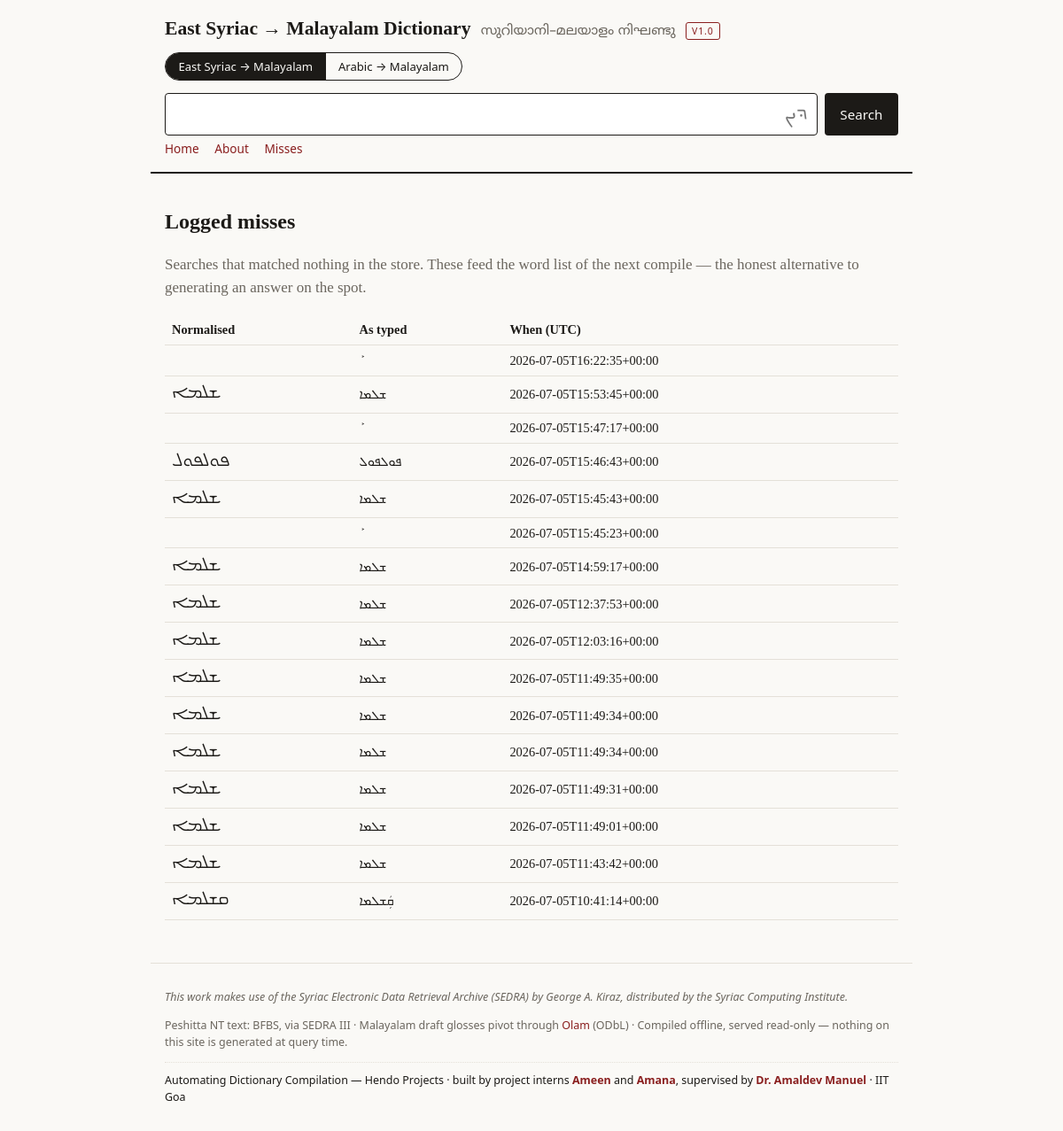
The page /syriac/misses on the database its author committed.
### tables this page shows
CREATE TABLE meta (key TEXT PRIMARY KEY, value TEXT NOT NULL);

CREATE TABLE misses (
    id     INTEGER PRIMARY KEY AUTOINCREMENT,
    q      TEXT NOT NULL,
    q_norm TEXT NOT NULL,
    ts     TEXT NOT NULL
);

### app.py (the view)
    @bp.get("/misses")
    def misses():
        rows = db().execute(
            "SELECT q, q_norm, ts FROM misses ORDER BY id DESC LIMIT 100").fetchall()
        return render_template("misses.html", rows=rows, meta=_meta(db()), cfg=cfg)

### app.py (called while the page is built)
@app.context_processor
def _inject_version() -> dict:
    return {"version": VERSION}

def _dbs() -> dict:
    if "_dbs" not in g:
        g._dbs = {}
    return g._dbs

def db_for(cfg: DictConfig) -> sqlite3.Connection:
    dbs = _dbs()
    if cfg.slug not in dbs:
        if not cfg.db_path.exists():
            raise StoreNotBuilt(cfg.slug)
        con = sqlite3.connect(cfg.db_path)
        con.row_factory = sqlite3.Row
        dbs[cfg.slug] = con
    return dbs[cfg.slug]

@app.teardown_appcontext
def _close_dbs(_exc) -> None:
    dbs = g.pop("_dbs", None)
    if dbs:
        for con in dbs.values():
            con.close()

def _meta(con: sqlite3.Connection) -> dict:
    return dict(con.execute("SELECT key, value FROM meta"))

### dict_registry.py (called while the page is built)
    @property
    def db_path(self) -> Path:
        return ROOT / "data" / self.db_filename

### templates/misses.html (shortened to what this page needs)
{% extends "base.html" %}
{% block content %}
<h1 class="page-h">Logged misses</h1>
<p class="muted">Searches that matched nothing in the store. These feed the
word list of the next compile — the honest alternative to generating an
answer on the spot.</p>
{% if rows %}
<table class="miss-table">
<tr><th>Normalised</th><th>As typed</th><th>When (UTC)</th></tr>
{% for r in rows %}
<tr><td class="{{ cfg.font_class }}">{{ r.q_norm }}</td><td>{{ r.q }}</td><td>{{ r.ts }}</td></tr>
{% endfor %}
</table>
{% else %}
<p>None yet.</p>
{% endif %}
{% endblock %}

### templates/base.html (shortened to what this page needs)
<!doctype html>
<html lang="en">
<head>
<link rel="stylesheet" href="{{ url_for('static', filename='style.css') }}">
</head>
<body>
<header class="site">
  <div class="brand">
    <a class="site-title" href="{{ url_for('.index') }}">{{ meta.get('dict_label','') }} Dictionary</a>
    {% if cfg.slug == 'syriac' %}<span class="site-ml ml">സുറിയാനി–മലയാളം നിഘണ്ടു</span>{% endif %}
    <span class="proto">v{{ version }}</span>
  </div>
  <nav class="dict-toggle" aria-label="Switch dictionary">
    <a href="{{ url_for('syriac.index') }}"
       class="{{ 'active' if cfg.slug == 'syriac' else '' }}">East Syriac → Malayalam</a>
    <a href="{{ url_for('arabic.index') }}"
       class="{{ 'active' if cfg.slug == 'arabic' else '' }}">Arabic → Malayalam</a>
  </nav>
  <form class="search" action="{{ url_for('.search') }}" method="get" autocomplete="off">
    <div class="q-wrap">
      <input id="q" name="q" class="{{ cfg.font_class }} q-input"
             dir="rtl" lang="{{ 'syr' if cfg.slug == 'syriac' else 'ar' }}"
             placeholder="{{ 'ܕܝܢ' if cfg.slug == 'syriac' else 'Search…' }}"
             autocomplete="off" spellcheck="false"
             value="{{ request.args.get('q','') }}">
    </div>
    <button type="submit">Search</button>
  </form>
  <nav class="nav">
    <a href="{{ url_for('.index') }}">Home</a><a href="{{ url_for('.about') }}">About</a><a href="{{ url_for('.misses') }}">Misses</a>
  </nav>
</header>
<main>
{% block content %}{% endblock %}
</main>
<footer>
  {% if cfg.slug == 'syriac' %}
  <p class="ack">This work makes use of the Syriac Electronic Data Retrieval
  Archive (SEDRA) by George A. Kiraz, distributed by the Syriac Computing
  Institute.</p>
  <p>Peshitta NT text: BFBS, via SEDRA III · Malayalam draft glosses pivot
  through <a href="https://olam.in">Olam</a> (ODbL) · Compiled offline,
  served read-only — nothing on this site is generated at query time.</p>
  {% endif %}
  <p class="credit">Automating Dictionary Compilation — Hendo Projects ·
  built by project interns <strong><a href="https://www.linkedin.com/in/ameenthelinguist/"
  target="_blank" rel="noopener">Ameen</a></strong> and
  <strong><a href="https://www.linkedin.com/in/amana-parveen-k/"
  target="_blank" rel="noopener">Amana</a></strong>,
  supervised by <strong>Dr. Amaldev Manuel</strong> · IIT Goa</p>
</footer>
</body>
</html>

### static/style.css (style rules this page uses)
:root { --paper: #faf9f6; --ink: #1c1a17; --rubric: #8a1f1f; --line: #e4e0d8; --muted: #6b665e; --mark: #f3e2c4; --syr-stack: "East Syriac Adiabene", "Noto Sans Syriac Eastern", "Noto Sans Syriac", "Estrangelo Edessa", serif; --ar-stack: "Amiri", "Noto Naskh Arabic", "Noto Sans Arabic", serif; --ml-stack: "Noto Sans Malayalam", "Manjari", sans-serif; --ui: system-ui, -apple-system, "Segoe UI", sans-serif; }
* { box-sizing: border-box; }
body { margin: 0; background: var(--paper); color: var(--ink); font-family: Georgia, "Times New Roman", serif; line-height: 1.55; font-size: 17px; }
main { max-width: 860px; margin: 0 auto; padding: 1.2rem 1rem 3rem; }
a { color: var(--rubric); text-decoration: none; }
.syr { font-family: var(--syr-stack); direction: rtl; unicode-bidi: isolate; }
.ml { font-family: var(--ml-stack); }
.muted { color: var(--muted); }
header.site { border-bottom: 2px solid var(--ink); padding: 1rem; max-width: 860px; margin: 0 auto; }
.brand { display: flex; align-items: baseline; gap: .7rem; flex-wrap: wrap; }
.site-title { font-size: 1.35rem; font-weight: 700; color: var(--ink); }
.site-ml { color: var(--muted); font-size: .95rem; }
.proto { font-family: var(--ui); font-size: .66rem; letter-spacing: .08em; text-transform: uppercase; border: 1px solid var(--rubric); color: var(--rubric); padding: .05rem .4rem; border-radius: 3px; }
.dict-toggle { display: inline-flex; font-family: var(--ui); font-size: .82rem; border: 1px solid var(--ink); border-radius: 999px; overflow: hidden; margin: .6rem 0 0; }
.dict-toggle a { padding: .3rem .9rem; color: var(--ink); text-decoration: none; }
.dict-toggle a.active { background: var(--ink); color: var(--paper); }
.search { display: flex; gap: .5rem; margin: .9rem 0 .3rem; }
.q-wrap { position: relative; flex: 1; min-width: 0; }
.q-input { width: 100%; font-size: 1.5rem; padding: .35rem .6rem; border: 1.5px solid var(--ink); border-radius: 4px; background: #fff; }
.search button { font-family: var(--ui); font-size: .95rem; padding: 0 1.1rem; background: var(--ink); color: var(--paper); border: 0; border-radius: 4px; cursor: pointer; }
.nav { display: flex; gap: 1.1rem; font-family: var(--ui); font-size: .85rem; }
.page-h { font-size: 1.5rem; }
.miss-table { border-collapse: collapse; width: 100%; font-size: .9rem; }
.miss-table th, .miss-table td { border-bottom: 1px solid var(--line); padding: .35rem .5rem; text-align: left; }
.miss-table .syr { font-size: 1.2rem; }
footer { max-width: 860px; margin: 0 auto; padding: 1rem; border-top: 1px solid var(--line); font-family: var(--ui); font-size: .78rem; color: var(--muted); }
footer .ack { font-style: italic; }
footer .credit { margin-top: .6rem; padding-top: .6rem; border-top: 1px dotted var(--line); color: var(--ink); }
footer .credit strong { color: var(--rubric); }

### rows shown on the page
meta: get "East Syriac → Malayalam"
misses: ts "2026-07-05T16:22:35+00:00"
misses: q_norm "ܫܠܡܐ", q "ܫܠܡܐ", ts "2026-07-05T15:53:45+00:00"
misses: ts "2026-07-05T15:47:17+00:00"
misses: q_norm "ܦܘܠܦܘܠ", q "ܦܘܠܦܘܠ", ts "2026-07-05T15:46:43+00:00"
misses: q_norm "ܫܠܡܐ", q "ܫܠܡܐ", ts "2026-07-05T15:45:43+00:00"
misses: ts "2026-07-05T15:45:23+00:00"
misses: q_norm "ܫܠܡܐ", q "ܫܠܡܐ", ts "2026-07-05T14:59:17+00:00"
misses: q_norm "ܫܠܡܐ", q "ܫܠܡܐ", ts "2026-07-05T12:37:53+00:00"
misses: q_norm "ܫܠܡܐ", q "ܫܠܡܐ", ts "2026-07-05T12:03:16+00:00"
misses: q_norm "ܫܠܡܐ", q "ܫܠܡܐ", ts "2026-07-05T11:49:35+00:00"
misses: q_norm "ܫܠܡܐ", q "ܫܠܡܐ", ts "2026-07-05T11:49:34+00:00"
misses: q_norm "ܫܠܡܐ", q "ܫܠܡܐ", ts "2026-07-05T11:49:34+00:00"
misses: q_norm "ܫܠܡܐ", q "ܫܠܡܐ", ts "2026-07-05T11:49:31+00:00"
misses: q_norm "ܫܠܡܐ", q "ܫܠܡܐ", ts "2026-07-05T11:49:01+00:00"
misses: q_norm "ܫܠܡܐ", q "ܫܠܡܐ", ts "2026-07-05T11:43:42+00:00"
misses: q_norm "ܩܫܠܡܐ", q "ܩܲܫܠܡܐ", ts "2026-07-05T10:41:14+00:00"

### other values the page prints
{{ version }} "1.0"
